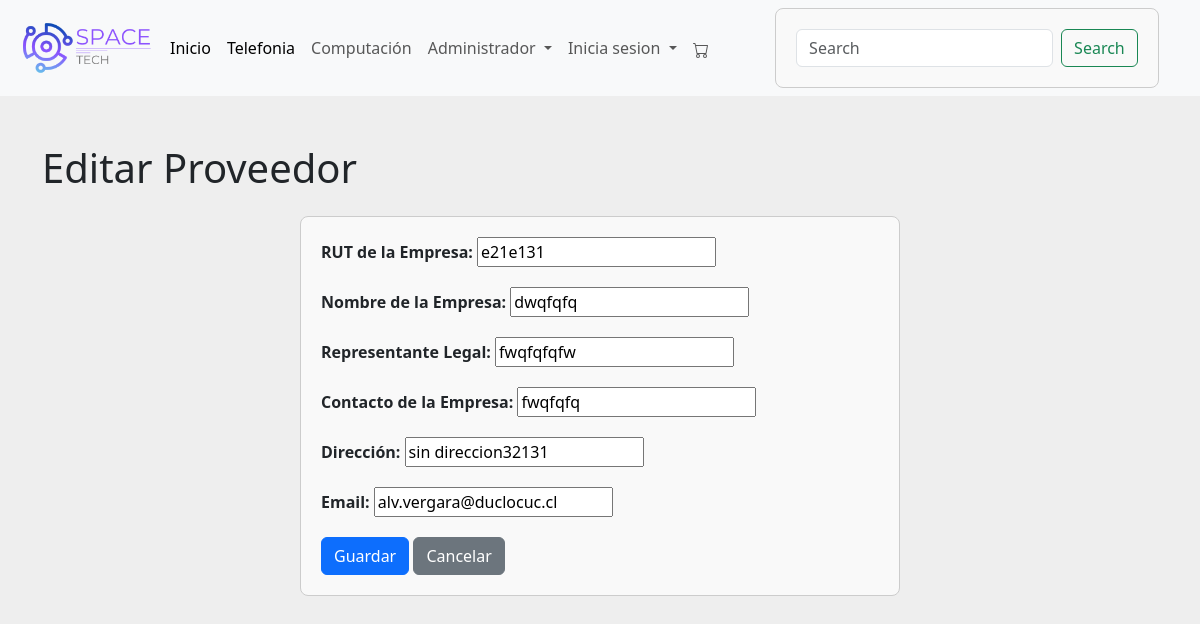
The app's page /proveedor/edit/12/ (signed in) with its own data.
### menu/models.py (models this page shows, shortened)
class Proveedor(models.Model):
    id_proveedor = models.AutoField(primary_key=True, editable=False)
    rut_empresa = models.CharField(max_length=13, verbose_name='RUT de la Empresa')
    nombre_empresa = models.CharField(max_length=100, verbose_name='Nombre de la Empresa')
    representante_legal = models.CharField(max_length=100, verbose_name='Representante Legal', default="")
    contacto_empresa = models.CharField(max_length=50, verbose_name='Contacto de la Empresa')
    direccion_proveedor = models.CharField(max_length=255, verbose_name='Dirección', default="sin direccion")
    email_proveedor = models.EmailField(max_length=70, unique=True, null=True, blank=True)

### menu/views.py (the view)
# urls.py: path('proveedor/edit/<int:pk>/', proveedor_edit, name='proveedor_edit'),
@login_required
@user_passes_test(is_admin)
def proveedor_edit(request, pk):
    proveedor = get_object_or_404(Proveedor, pk=pk)
    if request.method == 'POST':
        form = ProveedorForm(request.POST, instance=proveedor)
        if form.is_valid():
            form.save()
            return redirect('proveedor_list')
    else:
        form = ProveedorForm(instance=proveedor)
    return render(request, 'proveedor_form.html', {'form': form})

### menu/forms.py
class ProveedorForm(forms.ModelForm):
    class Meta:
        model = Proveedor
        fields = ['rut_empresa', 'nombre_empresa', 'representante_legal', 'contacto_empresa', 'direccion_proveedor', 'email_proveedor']

### menu/context_processors.py (called while the page is built)
def carrito_items_count(request):
    if request.user.is_authenticated:
        try:
            carrito = Carrito.objects.get(usuario=request.user)
            count = CarritoItem.objects.filter(carrito=carrito).count()
        except Carrito.DoesNotExist:
            count = 0
    else:
        count = 0
    return {
        'carrito_items_count': count
    }

### menu/views.py (called while the page is built)
def is_admin(user):
    return user.is_authenticated and user.is_staff

### menu/templates/proveedor_form.html (shortened to what this page needs)
<!DOCTYPE html>
<html lang="es">
<head>
    {% load static %}
    <link href="https://cdn.jsdelivr.net/npm/bootstrap@5.3.0/dist/css/bootstrap.min.css" rel="stylesheet">
    <link rel="stylesheet" href="{% static 'css/listaP.css' %}">
</head>
<body>
    {% include "plantilla/menu.html" %}
    <div class="container mt-5">
        <h1 class="mb-4">{% if form.instance.pk %}Editar Proveedor{% else %}Agregar Proveedor{% endif %}</h1>
        <form method="post">
            <div class="form-group">
                <label for="id_rut_empresa">RUT de la Empresa:</label>
                {{ form.rut_empresa }}
            </div>
            <div class="form-group">
                <label for="id_nombre_empresa">Nombre de la Empresa:</label>
                {{ form.nombre_empresa }}
            </div>
            <div class="form-group">
                <label for="id_representante_legal">Representante Legal:</label>
                {{ form.representante_legal }}
            </div>
            <div class="form-group">
                <label for="id_contacto_empresa">Contacto de la Empresa:</label>
                {{ form.contacto_empresa }}
            </div>
            <div class="form-group">
                <label for="id_direccion_proveedor">Dirección:</label>
                {{ form.direccion_proveedor }}
            </div>
            <div class="form-group">
                <label for="id_email_proveedor">Email:</label>
                {{ form.email_proveedor }}
            </div>
            <button type="submit" class="btn btn-primary">Guardar</button>
            <a href="{% url 'proveedor_list' %}" class="btn btn-secondary">Cancelar</a>
        </form>
    </div>
</body>
</html>

### menu/templates/proveedor_form.html (style rules this page uses)
form { max-width: 600px; margin: 0 auto; padding: 20px; border: 1px solid #ccc; border-radius: 8px; background-color: #f9f9f9; }
.form-group { margin-bottom: 20px; }
label { font-weight: bold; }

### records on screen
Proveedor: rut_empresa "e21e131", nombre_empresa "dwqfqfq", representante_legal "fwqfqfqfw", contacto_empresa "fwqfqfq", direccion_proveedor "sin direccion32131", email_proveedor "alv.vergara@duclocuc.cl"
